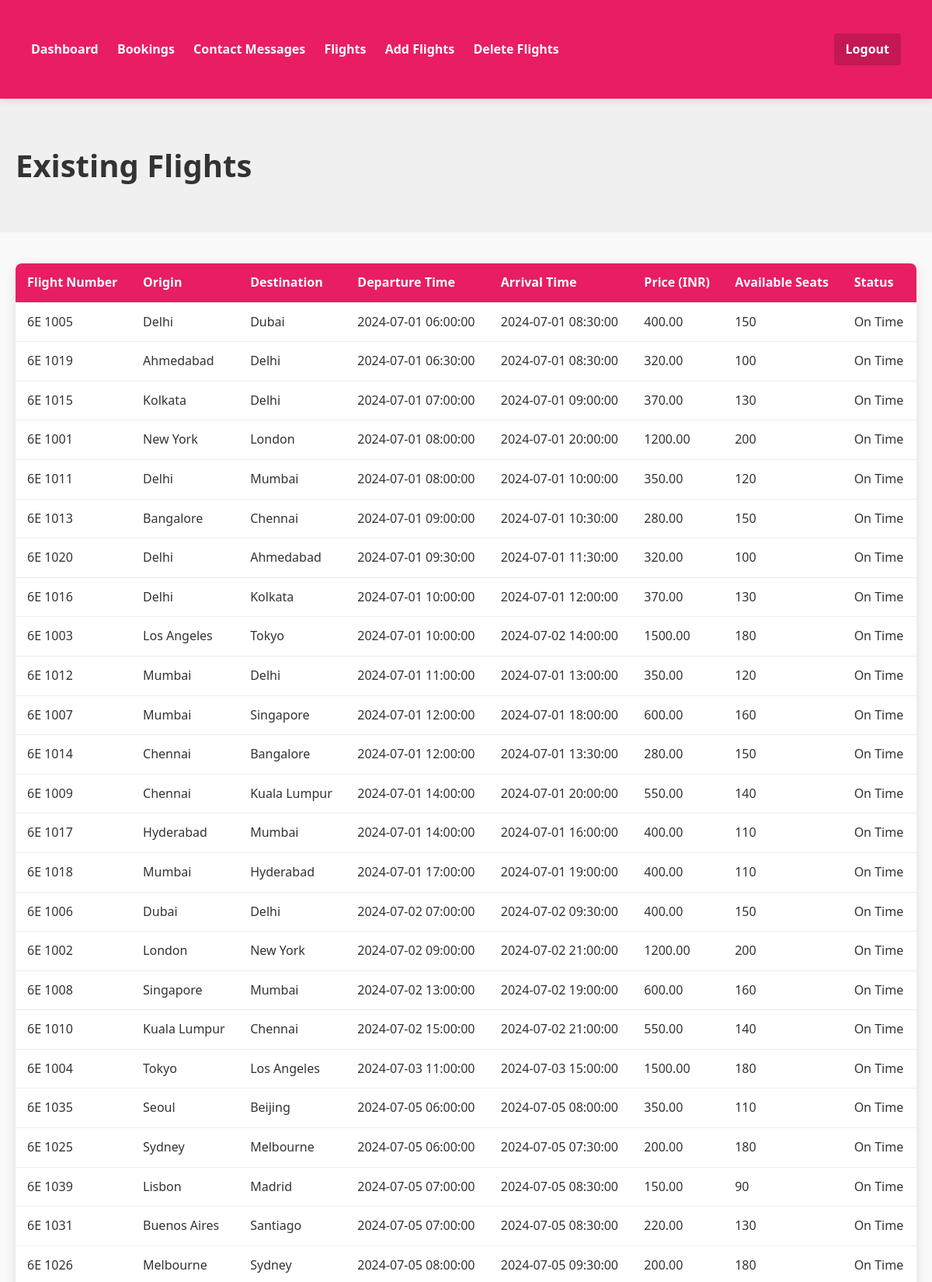
The page /admin-flights.php (signed in, upper part) on the database its author committed.
### tables this page shows
CREATE TABLE flights (
    id INT AUTO_INCREMENT PRIMARY KEY,
    flight_number VARCHAR(10) NOT NULL,
    origin VARCHAR(50) NOT NULL,
    destination VARCHAR(50) NOT NULL,
    departure_time DATETIME NOT NULL,
    arrival_time DATETIME NOT NULL,
    price DECIMAL(10, 2) NOT NULL,
    available_seats INT NOT NULL,
    status ENUM('On Time', 'Delayed', 'Cancelled', 'Landed') DEFAULT 'On Time'
);

### admin-flights.php (the view, shortened to what this page needs)
<?php
include 'includes/db_connect.php';
$flights = [];
$sql = "SELECT * FROM flights ORDER BY departure_time ASC";
$result = $conn->query($sql);
if ($result && $result->num_rows > 0) {
    while ($row = $result->fetch_assoc()) {
        $flights[] = $row;
    }
}
include 'admin-header.php';
?>
<main>
    <section class="page-header">
        <div class="container">
            <h1>Existing Flights</h1>
        </div>
    </section>
    <section class="container">
        <?php if (!empty($flights)): ?>
            <table>
                <thead>
                    <tr>
                        <th>Flight Number</th>
                        <th>Origin</th>
                        <th>Destination</th>
                        <th>Departure Time</th>
                        <th>Arrival Time</th>
                        <th>Price (INR)</th>
                        <th>Available Seats</th>
                        <th>Status</th>
                    </tr>
                </thead>
                <tbody>
                    <?php foreach ($flights as $flight): ?>
                        <tr>
                            <td><?php echo htmlspecialchars($flight['flight_number']); ?></td>
                            <td><?php echo htmlspecialchars($flight['origin']); ?></td>
                            <td><?php echo htmlspecialchars($flight['destination']); ?></td>
                            <td><?php echo htmlspecialchars($flight['departure_time']); ?></td>
                            <td><?php echo htmlspecialchars($flight['arrival_time']); ?></td>
                            <td><?php echo htmlspecialchars($flight['price']); ?></td>
                            <td><?php echo htmlspecialchars($flight['available_seats']); ?></td>
                            <td><?php echo htmlspecialchars($flight['status']); ?></td>
                        </tr>
                    <?php endforeach; ?>
                </tbody>
            </table>
        <?php else: ?>
            <p>No flights found.</p>
        <?php endif; ?>
    </section>
</main>
<?php include 'includes/footer.php'; ?>

### admin-header.php (shortened to what this page needs)
<!DOCTYPE html>
<html lang="en">
<head>
    <link rel="stylesheet" href="assets/css/style.css" />
</head>
<body>
    <header class="admin-header">
        <div class="container">
            <nav>
                <a href="admin-dashboard.php">Dashboard</a>
                <a href="admin-bookings.php">Bookings</a>
                <a href="admin-contact-messages.php">Contact Messages</a>
                <a href="admin-flights.php">Flights</a>
                <a href="admin-add-flight.php">Add Flights</a>
                <a href="admin-delete-flight.php">Delete Flights</a>
            </nav>
            <a href="admin-logout.php" class="admin-logout-btn">Logout</a>
        </div>
    </header>
</body>
</html>

### includes/footer.php (shortened to what this page needs)
</body>
</html>

### assets/css/style.css (style rules this page uses)
* { margin: 0; padding: 0; box-sizing: border-box; }
body { font-family: 'Segoe UI', Tahoma, Geneva, Verdana, sans-serif; line-height: 1.6; color: #333; background-color: #f5f5f5; }
.container { width: 100%; max-width: 1200px; margin: 0 auto; padding: 0 20px; }
a { text-decoration: none; color: inherit; }
h1, h2, h3, h4, h5, h6 { margin-bottom: 0.5em; font-weight: 600; line-height: 1.3; }
h1 { font-size: 2.5rem; }
header { background-color: white; box-shadow: 0 2px 10px rgba(0, 0, 0, 0.1); position: sticky; top: 0; z-index: 100; }
header .container { display: flex; justify-content: space-between; align-items: center; height: 75px; }
.page-header { background-color: #f0f0f0; padding: 40px 0; margin-bottom: 40px; }
table { width: 100%; border-collapse: collapse; background-color: white; box-shadow: 0 5px 15px rgba(0, 0, 0, 0.1); border-radius: 8px; overflow: hidden; margin-bottom: 30px; }
table th, table td { padding: 12px 15px; text-align: left; border-bottom: 1px solid #eee; }
table th { background-color: #e91d64; color: white; font-weight: 600; }

### admin-header.php (style rules this page uses)
body { background-color: #f9f9f9; }
header.admin-header { background-color: #e91d64; padding: 6px 20px; color: white; display: flex; align-items: center; justify-content: space-between; }
header.admin-header nav a { color: white; margin-right: 20px; font-weight: 600; text-decoration: none; }
.admin-logout-btn { background-color: #c41854; border: none; padding: 8px 15px; border-radius: 4px; color: white; cursor: pointer; font-weight: 600; text-decoration: none; }
.container { max-width: 1200px; margin: 20px auto; padding: 0 20px; }

### rows shown on the page
flights: flight_number "6E 1005", origin "Delhi", destination "Dubai", departure_time "2024-07-01 06:00:00", arrival_time "2024-07-01 08:30:00", price "400.00", available_seats "150", status "On Time"
flights: flight_number "6E 1019", origin "Ahmedabad", destination "Delhi", departure_time "2024-07-01 06:30:00", arrival_time "2024-07-01 08:30:00", price "320.00", available_seats "100", status "On Time"
flights: flight_number "6E 1015", origin "Kolkata", destination "Delhi", departure_time "2024-07-01 07:00:00", arrival_time "2024-07-01 09:00:00", price "370.00", available_seats "130", status "On Time"
flights: flight_number "6E 1001", origin "New York", destination "London", departure_time "2024-07-01 08:00:00", arrival_time "2024-07-01 20:00:00", price "1200.00", available_seats "200", status "On Time"
flights: flight_number "6E 1011", origin "Delhi", destination "Mumbai", departure_time "2024-07-01 08:00:00", arrival_time "2024-07-01 10:00:00", price "350.00", available_seats "120", status "On Time"
flights: flight_number "6E 1013", origin "Bangalore", destination "Chennai", departure_time "2024-07-01 09:00:00", arrival_time "2024-07-01 10:30:00", price "280.00", available_seats "150", status "On Time"
flights: flight_number "6E 1020", origin "Delhi", destination "Ahmedabad", departure_time "2024-07-01 09:30:00", arrival_time "2024-07-01 11:30:00", price "320.00", available_seats "100", status "On Time"
flights: flight_number "6E 1016", origin "Delhi", destination "Kolkata", departure_time "2024-07-01 10:00:00", arrival_time "2024-07-01 12:00:00", price "370.00", available_seats "130", status "On Time"
flights: flight_number "6E 1003", origin "Los Angeles", destination "Tokyo", departure_time "2024-07-01 10:00:00", arrival_time "2024-07-02 14:00:00", price "1500.00", available_seats "180", status "On Time"
flights: flight_number "6E 1012", origin "Mumbai", destination "Delhi", departure_time "2024-07-01 11:00:00", arrival_time "2024-07-01 13:00:00", price "350.00", available_seats "120", status "On Time"
flights: flight_number "6E 1007", origin "Mumbai", destination "Singapore", departure_time "2024-07-01 12:00:00", arrival_time "2024-07-01 18:00:00", price "600.00", available_seats "160", status "On Time"
flights: flight_number "6E 1014", origin "Chennai", destination "Bangalore", departure_time "2024-07-01 12:00:00", arrival_time "2024-07-01 13:30:00", price "280.00", available_seats "150", status "On Time"
flights: flight_number "6E 1009", origin "Chennai", destination "Kuala Lumpur", departure_time "2024-07-01 14:00:00", arrival_time "2024-07-01 20:00:00", price "550.00", available_seats "140", status "On Time"
flights: flight_number "6E 1017", origin "Hyderabad", destination "Mumbai", departure_time "2024-07-01 14:00:00", arrival_time "2024-07-01 16:00:00", price "400.00", available_seats "110", status "On Time"
flights: flight_number "6E 1018", origin "Mumbai", destination "Hyderabad", departure_time "2024-07-01 17:00:00", arrival_time "2024-07-01 19:00:00", price "400.00", available_seats "110", status "On Time"
flights: flight_number "6E 1006", origin "Dubai", destination "Delhi", departure_time "2024-07-02 07:00:00", arrival_time "2024-07-02 09:30:00", price "400.00", available_seats "150", status "On Time"
flights: flight_number "6E 1002", origin "London", destination "New York", departure_time "2024-07-02 09:00:00", arrival_time "2024-07-02 21:00:00", price "1200.00", available_seats "200", status "On Time"
flights: flight_number "6E 1008", origin "Singapore", destination "Mumbai", departure_time "2024-07-02 13:00:00", arrival_time "2024-07-02 19:00:00", price "600.00", available_seats "160", status "On Time"
flights: flight_number "6E 1010", origin "Kuala Lumpur", destination "Chennai", departure_time "2024-07-02 15:00:00", arrival_time "2024-07-02 21:00:00", price "550.00", available_seats "140", status "On Time"
flights: flight_number "6E 1004", origin "Tokyo", destination "Los Angeles", departure_time "2024-07-03 11:00:00", arrival_time "2024-07-03 15:00:00", price "1500.00", available_seats "180", status "On Time"
flights: flight_number "6E 1035", origin "Seoul", destination "Beijing", departure_time "2024-07-05 06:00:00", arrival_time "2024-07-05 08:00:00", price "350.00", available_seats "110", status "On Time"
flights: flight_number "6E 1025", origin "Sydney", destination "Melbourne", departure_time "2024-07-05 06:00:00", arrival_time "2024-07-05 07:30:00", price "200.00", available_seats "180", status "On Time"
flights: flight_number "6E 1039", origin "Lisbon", destination "Madrid", departure_time "2024-07-05 07:00:00", arrival_time "2024-07-05 08:30:00", price "150.00", available_seats "90", status "On Time"
flights: flight_number "6E 1031", origin "Buenos Aires", destination "Santiago", departure_time "2024-07-05 07:00:00", arrival_time "2024-07-05 08:30:00", price "220.00", available_seats "130", status "On Time"
flights: flight_number "6E 1026", origin "Melbourne", destination "Sydney", departure_time "2024-07-05 08:00:00", arrival_time "2024-07-05 09:30:00", price "200.00", available_seats "180", status "On Time"
